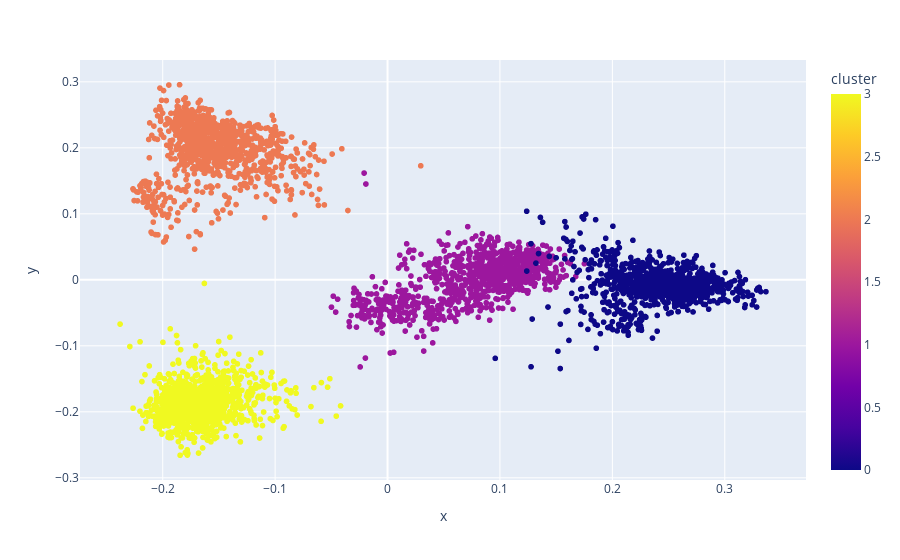

Notebook source saved alongside this figure:
### Markdown cell above
-----------------------------------------------------------------

## Visualising The Clusters in 2D using PCA

### Code cell
# Run PCA on the embeddings:
pca = PCA(n_components=2)
pca.fit(df.values)

# Transform the embeddings:
pca_embeddings = pca.transform(df.values)

# Create a dataframe with the PCA embeddings:
pca_df = pd.DataFrame(pca_embeddings, columns=['x', 'y'])

# Add the cluster labels to the dataframe:
pca_df['cluster'] = final_df['cluster'].tolist()
pca_df['keyword'] = final_df['Keyword'].tolist()

# Plot the clusters using plotly:
fig = px.scatter(pca_df, x='x', y='y', 
                 color='cluster',   
                 hover_data=['keyword'])
fig.show()

### Figure 1 — Plotly figure (JSON) as saved in the notebook; plotly's stock layout.template omitted (floating-point values rounded to 4 significant figures; data arrays with more than 128 entries replaced by an {"elided": "..."} marker saying what was removed)
{"data": [{"customdata": {"elided": "4000x1 str values"}, "hovertemplate": "x=%{x}<br>y=%{y}<br>keyword=%{customdata[0]}<br>cluster=%{marker.color}<extra></extra>", "legendgroup": "", "marker": {"color": {"elided": "4000 int values"}, "coloraxis": "coloraxis", "symbol": "circle"}, "mode": "markers", "name": "", "showlegend": false, "type": "scattergl", "x": {"elided": "4000 float values"}, "xaxis": "x", "y": {"elided": "4000 float values"}, "yaxis": "y"}], "layout": {"coloraxis": {"colorbar": {"title": {"text": "cluster"}}, "colorscale": [[0, "#0d0887"], [0.1111, "#46039f"], [0.2222, "#7201a8"], [0.3333, "#9c179e"], [0.4444, "#bd3786"], [0.5556, "#d8576b"], [0.6667, "#ed7953"], [0.7778, "#fb9f3a"], [0.8889, "#fdca26"], [1, "#f0f921"]]}, "legend": {"tracegroupgap": 0}, "margin": {"t": 60}, "xaxis": {"anchor": "y", "domain": [0, 1], "title": {"text": "x"}}, "yaxis": {"anchor": "x", "domain": [0, 1], "title": {"text": "y"}}}}
